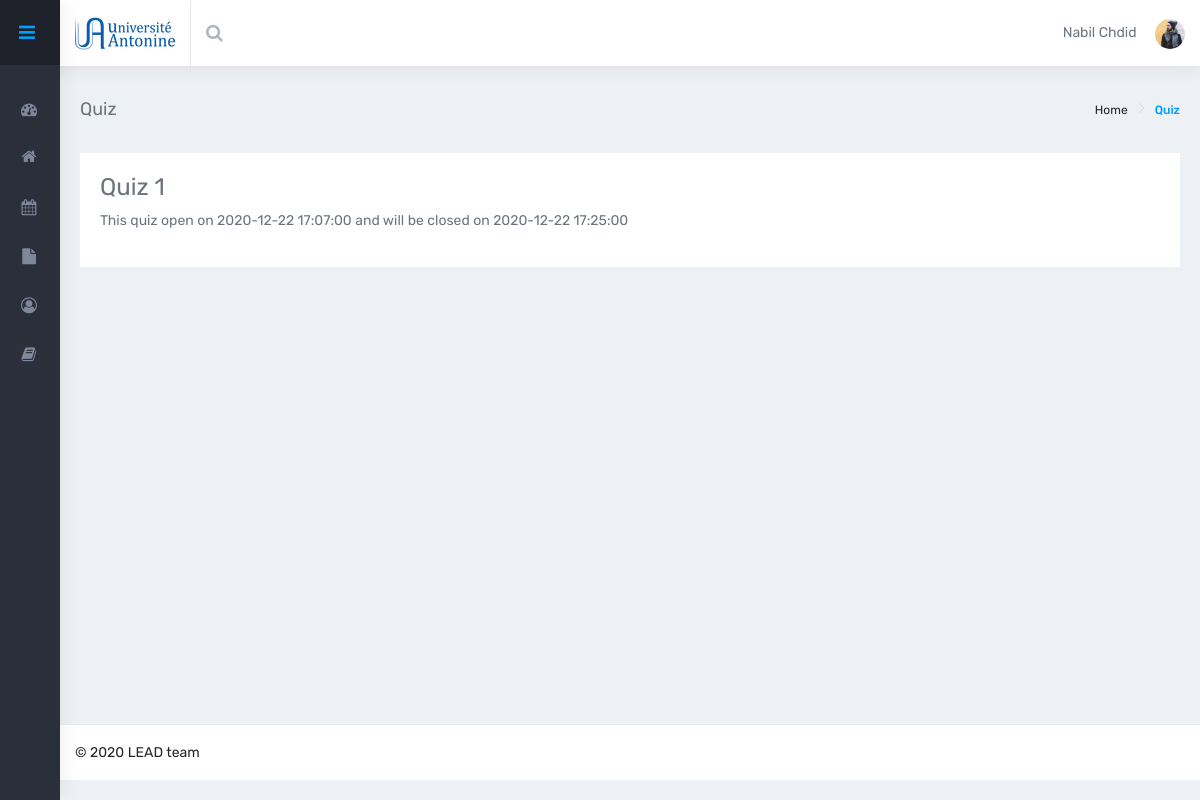
/PL/views/studentStartQuiz-page.php?examId=2 (signed in), run on the app's committed database.
### tables this page shows
CREATE TABLE `exam` (
  `id` int(11) NOT NULL,
  `idClass` int(11) NOT NULL,
  `quizTitle` varchar(45) NOT NULL,
  `totalGrade` int(11) NOT NULL,
  `startDate` datetime NOT NULL,
  `endDate` datetime NOT NULL
);

### DAL/quizRepository.php (called while the page is built, shortened)
<?php
$con = openCon();
function selectExam($examId){
    GLOBAL $con;
    $query = "SELECT * FROM `exam` WHERE `id`='$examId'";
    $results = mysqli_query($con, $query);
    if (mysqli_num_rows($results) == 1) {
        return mysqli_fetch_assoc($results);
    }
    return NULL;
}
?>

### BLL/quizManager.php (called while the page is built, shortened)
<?php
include_once('../../DAL/quizRepository.php');
function getExamDetails($examId){
    return selectExam($examId);
}
?>

### PL/views/studentStartQuiz-page.php (the view, shortened to what this page needs)
<?php
include_once("../../BLL/quizManager.php");
?>
<!DOCTYPE html>
<html lang="en">
<head>
    <link rel="stylesheet" href="../assets/icons/font-awesome/css/font-awesome.css">
    <link href="../styles/style.css" rel="stylesheet">
    <link href="../styles/pages/studentDashboard-page.css" rel="stylesheet">
</head>
<body class="skin-default-dark fixed-layout">
    <div id="main-wrapper">
        <header class="topbar">
            <nav class="navbar top-navbar navbar-expand-md navbar-dark">
                <div class="navbar-header">
                    <a class="navbar-brand" href="index.php">
                        <b>
                            <img src="../assets/images/UAlogoName.png" alt="homepage" class="dark-logo" />
                        </b>
                    </a>
                </div>
                <div class="navbar-collapse">
                    <ul class="navbar-nav mr-auto">
                        <li class="nav-item search-box"> <a class="nav-link waves-effect waves-dark" href="javascript:void(0)"><i class="fa fa-search"></i></a>
                        </li>
                    </ul>
                    <ul class="navbar-nav my-lg-0">
                        <li class="nav-item dropdown"> <?php echo $_SESSION['fname']; ?> <?php echo $_SESSION['lname']; ?>
                            <a class="nav-link dropdown-toggle text-muted waves-effect waves-dark" href="" data-toggle="dropdown" aria-haspopup="true" aria-expanded="false"><img src="../assets/images/users/5.jpg" alt="user" class="img-circle" width="30"></a>
                        </li>
                    </ul>
                </div>
            </nav>
        </header>
        <aside class="left-sidebar">
            <div class="d-flex no-block nav-text-box align-items-center">
                <a class="waves-effect waves-dark ml-auto hidden-sm-down" href="javascript:void(0)"><i class="fa fa-bars fa-lg"></i></a>
            </div>
            <div class="scroll-sidebar">
                <nav class="sidebar-nav">
                    <ul id="sidebarnav">
                        <li> <a class="waves-effect waves-dark" href="studentDashboard.html" aria-expanded="false"><i class="fa fa-tachometer"></i><span class="hide-menu">Quiz</span></a></li>
                        <li> <a class="waves-effect waves-dark" href="siteHome.html" aria-expanded="false"><i class="fa fa-home fa-lg"></i><span class="hide-menu">Site Home</span></a></li>
                        <li> <a class="waves-effect waves-dark" href="calendar.html" aria-expanded="false"><i class="fa fa-calendar"></i><span class="hide-menu">Calendar</span></a></li>
                        <li> <a class="waves-effect waves-dark" href="studentFiles.html" aria-expanded="false"><i class="fa fa-file"></i><span class="hide-menu">Private Files</span></a></li>
                        <li> <a class="waves-effect waves-dark" href="studentProfile.html" aria-expanded="false"><i class="fa fa-user-circle-o"></i><span class="hide-menu">Profile</span></a></li>
                        <li> <a class="waves-effect waves-dark" href="studentCourses.html" aria-expanded="false"><i class="fa fa-book"></i><span class="hide-menu"></span>My Courses</a></li>
                    </ul>
                </nav>
            </div>
        </aside>
        <div class="page-wrapper">
            <div class="container-fluid">
                <div class="row page-titles">
                    <div class="col-md-5 align-self-center">
                        <h4 class="text-themecolor">Quiz</h4>
                    </div>
                    <div class="col-md-7 align-self-center text-right">
                        <div class="d-flex justify-content-end align-items-center">
                            <ol class="breadcrumb">
                                <li class="breadcrumb-item"><a href="javascript:void(0)">Home</a></li>
                                <li class="breadcrumb-item active">Quiz</li>
                            </ol>
                        </div>
                    </div>
                </div>
             <div class="row">
                 <div class="col-12">
                     <div class="card">
                         <div class="card-body">
                             <?php $exam = getExamDetails($_GET['examId']) ?>
                             <h3><?php echo $exam['quizTitle'] ?></h3>
                             <p>This quiz open on <?php echo $exam['startDate'] ?> and will be closed on <?php echo $exam['endDate'] ?> </p>
                         </div>
                     </div>
                 </div>
             </div>
            </div>
        </div>
    </div>
    <footer class="footer">
        © 2020 LEAD team</a>
    </footer>
</body>
</html>

### data on the page
exam: quizTitle "Quiz 1", startDate "2020-12-22 17:07:00", endDate "2020-12-22 17:25:00"

### other printed values
$_SESSION['fname'] "Nabil"
$_SESSION['lname'] "Chdid"
